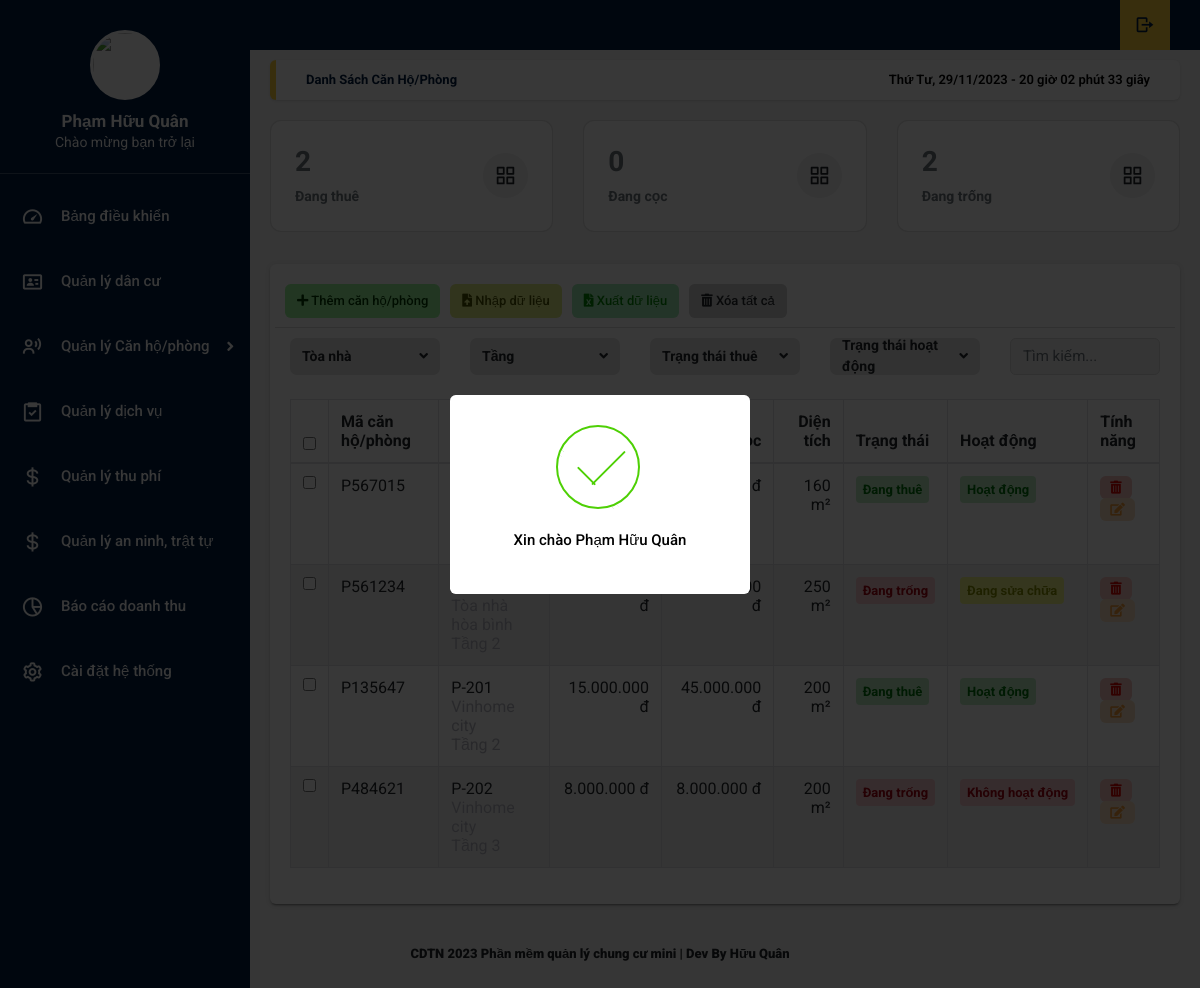
Screenshot of /home.php?title=canho_phong (signed in) with the database file from the repository.
### tables this page shows
CREATE TABLE `tb_canho_phong` (
  `id_canho_phong` int(11) NOT NULL,
  `ten_canho_phong` varchar(50) NOT NULL,
  `ma_canho_phong` varchar(50) NOT NULL,
  `id_toanha` int(11) DEFAULT NULL,
  `so_nguoi_o` int(11) NOT NULL,
  `tienthue_canho_phong` decimal(10,0) NOT NULL,
  `tiencoc_canho_phong` decimal(10,0) NOT NULL,
  `dientich_canho_phong` double NOT NULL,
  `trangthai_canho_phong` int(11) NOT NULL,
  `tinhtrang_canho_phong` int(11) NOT NULL,
  `id_tang` int(11) NOT NULL
);

### function.php (called while the page is built, shortened)
<?php
    function convertToVietnameseCurrency($amount) {
        $formattedAmount = number_format($amount, 0, ',', '.');
        return $formattedAmount;
    }

### doc/main/danh_sach_canho_phong.php (the view, shortened to what this page needs)
<?php
   include_once './function.php';
  $sqlcount = "SELECT COUNT(*) FROM tb_canho_phong WHERE tb_canho_phong.trangthai_canho_phong = 1;";
  $sqlcountON = "SELECT COUNT(*) FROM tb_canho_phong WHERE tb_canho_phong.trangthai_canho_phong = 2;";
  $sqlcountOFF = "SELECT COUNT(*) FROM tb_canho_phong WHERE tb_canho_phong.trangthai_canho_phong  = 0;";
  $querycount = mysqli_query($conn, $sqlcount);
  $querycountON = mysqli_query($conn, $sqlcountON);
  $querycountOFF = mysqli_query($conn, $sqlcountOFF);
  $count = mysqli_fetch_array($querycount);
  $countON = mysqli_fetch_array($querycountON);
  $countOFF = mysqli_fetch_array($querycountOFF);
?>
<main class="app-content">
<div class="app-title">
      <ul class="app-breadcrumb breadcrumb side">
        <li class="breadcrumb-item active"><a href="#"><b>Danh sách căn hộ/phòng</a></li>
      </ul>
      <div id="clock"></div>
    </div>
<div data-v-6ea5fee4="" class="row match-height">
  <div data-v-6ea5fee4="" class="col-md-4 col-lg-4 col-6">
    <div data-v-6ea5fee4="" class="card">
      <div class="card-body d-flex justify-content-between align-items-center">
        <div class="truncate">
          <h2 class="mb-25 font-weight-bolder text-secondary"> <?php echo $count['COUNT(*)'] ?> </h2>
          <span class="text-secondary">Đang thuê</span>
        </div>
        <span class="b-avatar badge-light-secondary rounded-circle" style="width: 45px; height: 45px;">
          <span class="b-avatar-custom">
          </span>
        </span>
      </div>
    </div>
  </div>
  <div data-v-6ea5fee4="" class="col-md-4 col-lg-4 col-6">
    <div data-v-6ea5fee4="" class="card">
      <div class="card-body d-flex justify-content-between align-items-center">
        <div class="truncate">
          <h2 class="mb-25 font-weight-bolder text-secondary"> <?php echo $countON['COUNT(*)'] ?> </h2>
          <span class="text-secondary">Đang cọc</span>
        </div>
        <span class="b-avatar badge-light-secondary rounded-circle" style="width: 45px; height: 45px;">
          <span class="b-avatar-custom">
          </span>
        </span>
      </div>
    </div>
  </div>
  <div data-v-6ea5fee4="" class="col-md-4 col-lg-4 col-6">
    <div data-v-6ea5fee4="" class="card">
      <div class="card-body d-flex justify-content-between align-items-center">
        <div class="truncate">
          <h2 class="mb-25 font-weight-bolder text-secondary"> <?php echo $countOFF['COUNT(*)'] ?> </h2>
          <span class="text-secondary">Đang trống</span>
        </div>
        <span class="b-avatar badge-light-secondary rounded-circle" style="width: 45px; height: 45px;">
          <span class="b-avatar-custom">
          </span>
        </span>
      </div>
    </div>
  </div>
</div>
    <div class="row">
      <div class="col-md-12">
        <div class="tile">
          <div class="tile-body">
            <div class="row element-button">
              <div class="col-sm-2">
              <a class="btn btn-add btn-sm" href="#" title="Thêm"><i class="fas fa-plus"></i>
                  Thêm căn hộ/phòng</a>
              </div>
              <div class="col-sm-2">
                <a class="btn btn-delete btn-sm nhap-tu-file" type="button" title="Nhập" onclick="myFunction(this)"><i
                    class="fas fa-file-upload"></i> Nhập dữ liệu</a>
              </div>
              <div class="col-sm-2">
                <a class="btn btn-excel btn-sm" href="" title="In"><i class="fas fa-file-excel"></i> Xuất dữ liệu</a>
              </div>
              <div class="col-sm-2">
                <a class="btn btn-delete btn-sm" type="button" title="Xóa" onclick="myFunction(this)"><i
                    class="fas fa-trash-alt"></i> Xóa tất cả </a>
              </div>
            </div>
            <div data-v-6ea5fee4="" class="row">
              <div data-v-6ea5fee4="" class="col">
                <div data-v-6ea5fee4="">
                  <fieldset class="form-group" id="__BVID__428">
                    <div class="table_search">
                      <div class="wrapper toannhaOptionselect">
                                        <div class="select-btn">
                                          <span>Tòa nhà</span>
                                          <i class="fas fa-angle-down"></i>
                                        </div>
                         </div>
                    </div>
                </fieldset>
                </div>
              </div>
              <div data-v-6ea5fee4="" class="col">
                <div data-v-6ea5fee4="">
                  <fieldset class="form-group" id="__BVID__434">
                    <div class="table_search">
                    <div class="wrapper tangOptionselect">
                                        <div class="select-btn">
                                          <span>Tầng</span>
                                          <i class="fas fa-angle-down"></i>
                                        </div>
                                      </div>
                    </div>
                  </fieldset>
                </div>
              </div>
              <div data-v-6ea5fee4="" class="col">
                <fieldset data-v-6ea5fee4="" class="form-group" id="__BVID__440">
                  <div class="table_search">
                  <div class="wrapper statusthueoption">
                                        <div class="select-btn">
                                          <span>Trạng thái thuê</span>
                                          <i class="fas fa-angle-down"></i>
                                        </div>
                          </div>
                  </div>
                </fieldset>
              </div>
              <div data-v-6ea5fee4="" class="col">
                <fieldset data-v-6ea5fee4="" class="form-group" id="__BVID__446">
                  <div class="table_search">
                  <div class="wrapper statushoatdongoption">
                                        <div class="select-btn">
                                          <span>Trạng thái hoạt động</span>
                                          <i class="fas fa-angle-down"></i>
                                        </div>
                          </div>
                  </div>
                </fieldset>
              </div>
              <div data-v-6ea5fee4="" class="col search-input-apartment">
                <input data-v-6ea5fee4="" type="text" placeholder="Tìm kiếm..." class="form-control">
              </div>
            </div>
            <table class="table table-hover table-bordered js-copytextarea" cellpadding="0" cellspacing="0" border="0"
              id="">
              <thead>
                      <tr>
                        <th width="10"><input type="checkbox" id="all"></th>
                        <th width="150">Mã căn hộ/phòng</th>
                        <th width="150">Tên căn hộ/phòng</th>
                        <th width="130" class="text-right">Giá thuê</th>
                        <th width="130" class="text-right">Đặt cọc</th>
                        <th width="100" class="text-right">Diện tích</th>
                        <th width="100">Trạng thái</th>
                        <th width="100">Hoạt động</th>
                        <th width="100">Tính năng</th>
                      </tr>
              </thead>
              <tbody>
              <?php
                    $sql = "SELECT tb_canho_phong.*, tb_toanha.ten_toanha , tb_tang.ten_tang
                    FROM `tb_canho_phong`
                    JOIN tb_toanha ON tb_canho_phong.id_toanha = tb_toanha.id_toanha
                    JOIN tb_tang ON tb_canho_phong.id_tang = tb_tang.id_tang";
                      $query = mysqli_query($conn, $sql);
                      if(mysqli_num_rows($query) > 0){
                      while ($row = mysqli_fetch_array($query)) {
                    ?>
                <tr>
                  <td width="10"><input type="checkbox" name="check1" value="1"></td>
                  <td class="ma_phong"><?php echo $row['ma_canho_phong']; ?></td>
                  <td class="ten_can_phong">
                    <?php echo $row['ten_canho_phong']; ?>
                    <br>
                    <span class="text-muted ten_toanha"><?php echo $row['ten_toanha']; ?></span>
                    <br>
                    <span class="text-muted ten_tang">Tầng <?php echo $row['ten_tang']; ?> </span>
                  </td>
                  <td class="text-right"><?php echo convertToVietnameseCurrency($row['tienthue_canho_phong']); ?> đ</td>
                  <td class="text-right"><?php echo convertToVietnameseCurrency($row['tiencoc_canho_phong']); ?> đ</td>
                  <td class="text-right"><?php echo convertToVietnameseCurrency($row['dientich_canho_phong']); ?> m²</td>
                  <td class="trangthai_thue">
                      <?php
                          if($row['trangthai_canho_phong'] == 1){
                            echo '<span class="badge bg-success" style="font-size: 13px;"><b class="span_pending">Đang thuê</b></span>';
                          }else if($row['trangthai_canho_phong'] == 0){
                            echo '<span class="badge bg-danger" style="font-size: 13px;"><b class="span_pending">Đang trống</b></span>';
                          }else if($row['trangthai_canho_phong'] == 2){
                            echo '<span class="badge bg-primary" style="font-size: 13px;"><b class="span_pending">Sắp chuyển đi</b></span>';
                          }
                        ?>
                  </td>
                  <td class="trangthai_hoatdong">
                      <?php
                        if($row['tinhtrang_canho_phong'] == 1){
                          echo '<span class="badge bg-success" style="font-size: 13px;"><b class="span_pending">Hoạt động</b></span>';
                        }else if($row['tinhtrang_canho_phong'] == 0){
                          echo '<span class="badge bg-danger" style="font-size: 13px;"><b class="span_pending">Không hoạt động</b></span>';
                        }
                        else if($row['tinhtrang_canho_phong'] == 2){
                          echo '<span class="badge bg-warning" style="font-size: 13px;"><b class="span_pending">Đang sửa chữa</b></span>';
                        }
                      ?>
                  </td>
                  <td class="table-td-center"><button class="btn btn-primary btn-sm trash" type="button" title="Xóa"
                      onclick="myFunction(this)"><i class="fas fa-trash-alt"></i>
                    </button>
                    <button class="btn btn-primary btn-sm edit" type="button" title="Sửa" id="btn-edit"
                      data-toggle="modal" data-target="#ModalUP" data-id="<?= $row['id_canho_phong'] ?>"><i class="fas fa-edit"></i>
                    </button>
                  </td>
                </tr>
                <?php
                    }
                  }else{
                    echo '<td valign="top" colspan="10" class="dataTables_empty" style="text-align: center;">Không tìm thấy kết quả</td>';
                  }
                    ?>
              </tbody>
            </table>
          </div>
        </div>
      </div>
    </div>
</main>

### rows the page displays
tb_canho_phong: ma_canho_phong "P567015", dientich_canho_phong "160", trangthai_canho_phong "Đang thuê", tinhtrang_canho_phong "Hoạt động"
tb_canho_phong: ma_canho_phong "P561234", dientich_canho_phong "250", trangthai_canho_phong "Đang trống", tinhtrang_canho_phong "Đang sửa chữa"
tb_canho_phong: ma_canho_phong "P135647", ten_canho_phong "P-201", tienthue_canho_phong "15.000.000", tiencoc_canho_phong "45.000.000", dientich_canho_phong "200", trangthai_canho_phong "Đang thuê", tinhtrang_canho_phong "Hoạt động"
tb_canho_phong: ma_canho_phong "P484621", ten_canho_phong "P-202", tienthue_canho_phong "8.000.000", tiencoc_canho_phong "8.000.000", dientich_canho_phong "200", trangthai_canho_phong "Đang trống", tinhtrang_canho_phong "Không hoạt động"

### other values shown
$_SESSION['ten_hien_thi'] "Phạm Hữu Quân"
$count['COUNT(*)'] "2"
$countON['COUNT(*)'] "0"
$countOFF['COUNT(*)'] "2"
